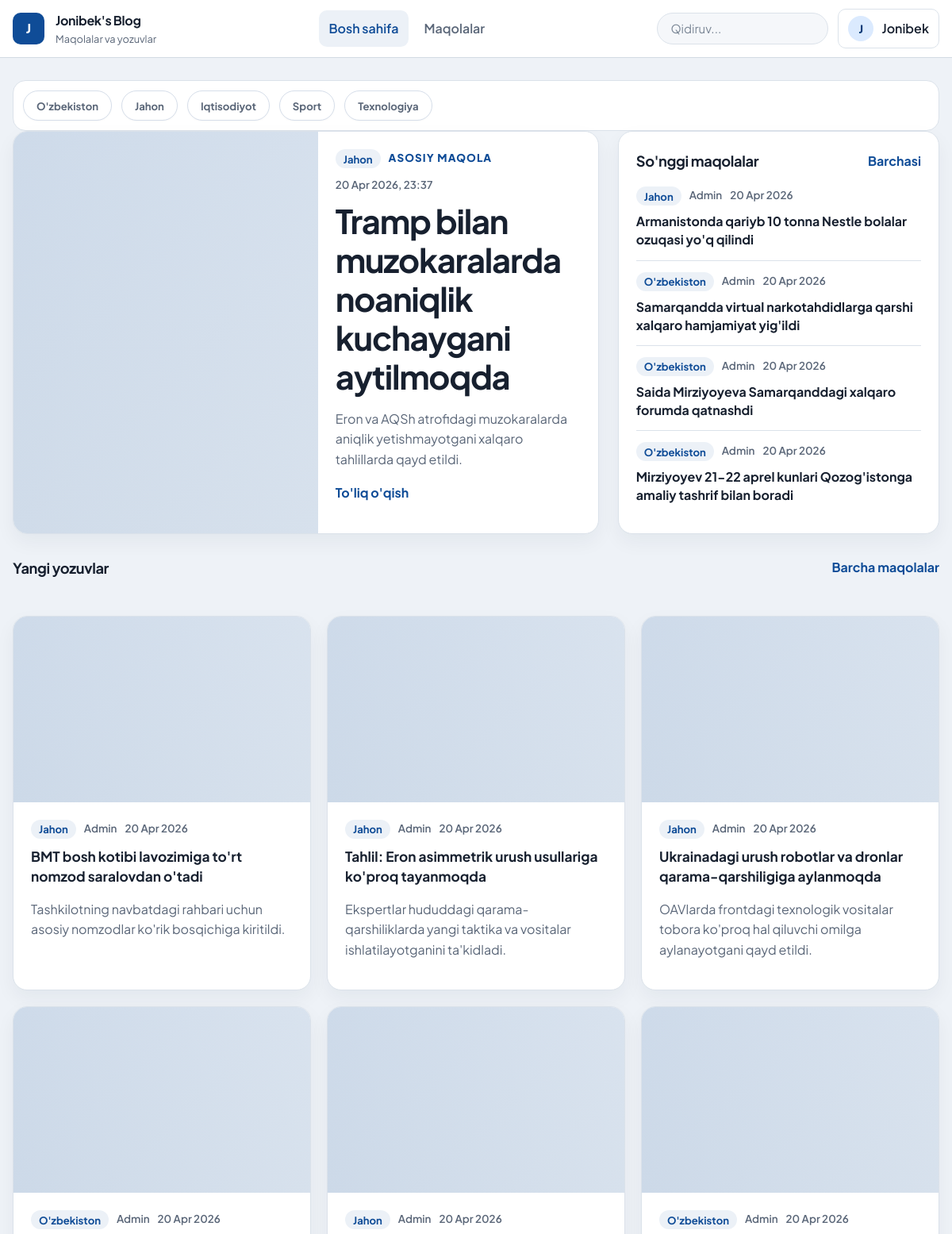
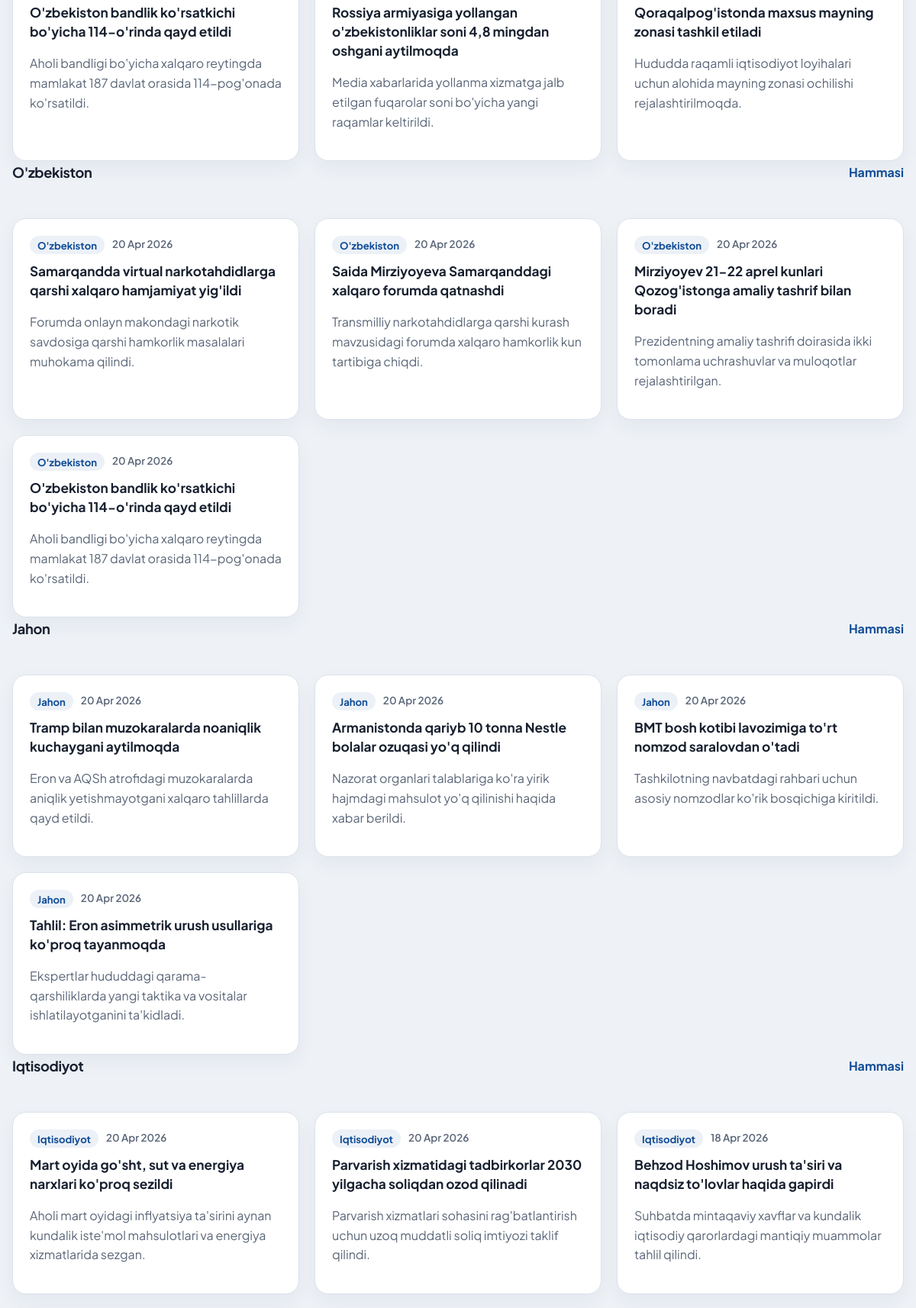
Screenshot of / (signed in, upper part) with the database file from the repository (2 pictures, top to bottom).
### accounts/models.py (models this page shows)
class CustomUser(AbstractUser):
    age = models.CharField(blank=True, null=True)

### articles/models.py (models this page shows, shortened)
class Article(models.Model):
    CATEGORY_CHOICES = (
        ("uzbekiston", "O'zbekiston"),
        ("jahon", "Jahon"),
        ("iqtisodiyot", "Iqtisodiyot"),
        ("sport", "Sport"),
        ("texnologiya", "Texnologiya"),
    )
    title = models.CharField(max_length=150)
    category = models.CharField(max_length=30, choices=CATEGORY_CHOICES, default="uzbekiston")
    summary = models.CharField(max_length=150, blank=True)
    body = CKEditor5Field()
    photo = models.ImageField(upload_to='images/', blank=True)
    date = models.DateTimeField(auto_now_add=True)
    author = models.ForeignKey(get_user_model(), on_delete=models.CASCADE)

### pages/views.py (the view)
# urls.py: path('', HomePageView.as_view(), name='home')
class HomePageView(TemplateView):
    template_name = 'home.html'
    def get_context_data(self, **kwargs):
        context = super().get_context_data(**kwargs)
        articles = list(Article.objects.select_related("author").order_by("-date"))
        context["featured_article"] = articles[0] if articles else None
        context["sidebar_articles"] = articles[1:5]
        context["latest_articles"] = articles[5:11] if len(articles) > 5 else articles[1:7]
        context["category_choices"] = Article.CATEGORY_CHOICES
        category_sections = []
        for key, label in Article.CATEGORY_CHOICES:
            items = [article for article in articles if article.category == key][:4]
            if items:
                category_sections.append(
                    {
                        "key": key,
                        "label": label,
                        "articles": items,
                    }
                )
        context["category_sections"] = category_sections
        return context

### templates/home.html (shortened to what this page needs)
{% extends 'base.html' %}
{% block content %}
{% if featured_article %}
    <section class="category-bar">
        <div class="category-strip">
            {% for key, label in category_choices %}
                <a href="{% url 'list' %}?category={{ key }}" class="category-chip">{{ label }}</a>
            {% endfor %}
        </div>
    </section>
    <section class="home-news-grid">
        <article class="lead-story">
            <a href="{% url 'detail' featured_article.pk %}" class="lead-story-media">
                {% if featured_article.photo %}
                    <img src="{{ featured_article.photo.url }}" alt="{{ featured_article.title }}">
                {% else %}
                    <div class="lead-placeholder"></div>
                {% endif %}
            </a>
            <div class="lead-story-body">
                <div class="story-meta">
                    <span class="category-badge">{{ featured_article.get_category_display }}</span>
                    <span class="story-kicker">Asosiy maqola</span>
                    <span>{{ featured_article.date|date:"d M Y, H:i" }}</span>
                </div>
                <h1><a href="{% url 'detail' featured_article.pk %}">{{ featured_article.title }}</a></h1>
                <p>{{ featured_article.summary|default:featured_article.body|striptags|truncatewords:34 }}</p>
                <a href="{% url 'detail' featured_article.pk %}" class="text-link">To'liq o'qish</a>
            </div>
        </article>
        <aside class="headline-panel">
            <div class="section-head">
                <h2>So'nggi maqolalar</h2>
                <a href="{% url 'list' %}" class="text-link">Barchasi</a>
            </div>
            <div class="story-list">
                {% for article in sidebar_articles %}
                    <article class="headline-item">
                        <div class="story-meta">
                            <span class="category-badge">{{ article.get_category_display }}</span>
                            <span>{{ article.author|title }}</span>
                            <span>{{ article.date|date:"d M Y" }}</span>
                        </div>
                        <h3><a href="{% url 'detail' article.pk %}">{{ article.title }}</a></h3>
                    </article>
                {% empty %}
                    <div class="empty-inline">
                        <p>Yangi maqolalar shu yerda ko'rinadi.</p>
                    </div>
                {% endfor %}
            </div>
        </aside>
    </section>
    <section class="news-section">
        <div class="section-head">
            <h2>Yangi yozuvlar</h2>
            <a href="{% url 'list' %}" class="text-link">Barcha maqolalar</a>
        </div>
        <div class="news-card-grid">
                {% for article in latest_articles %}
                    <article class="story-card">
                    <a href="{% url 'detail' article.pk %}" class="story-card-media">
                        {% if article.photo %}
                            <img src="{{ article.photo.url }}" alt="{{ article.title }}">
                        {% else %}
                            <div class="lead-placeholder"></div>
                        {% endif %}
                    </a>
                    <div class="story-card-body">
                        <div class="story-meta">
                            <span class="category-badge">{{ article.get_category_display }}</span>
                            <span>{{ article.author|title }}</span>
                            <span>{{ article.date|date:"d M Y" }}</span>
                        </div>
                        <h3><a href="{% url 'detail' article.pk %}">{{ article.title }}</a></h3>
                        <p>{{ article.summary|default:article.body|striptags|truncatewords:18 }}</p>
                    </div>
                </article>
            {% endfor %}
        </div>
    </section>
    {% for section in category_sections %}
        <section class="news-section">
            <div class="section-head">
                <h2>{{ section.label }}</h2>
                <a href="{% url 'list' %}?category={{ section.key }}" class="text-link">Hammasi</a>
            </div>
            <div class="news-card-grid">
                {% for article in section.articles %}
                    <article class="story-card">
                        <div class="story-card-body">
                            <div class="story-meta">
                                <span class="category-badge">{{ section.label }}</span>
                                <span>{{ article.date|date:"d M Y" }}</span>
                            </div>
                            <h3><a href="{% url 'detail' article.pk %}">{{ article.title }}</a></h3>
                            <p>{{ article.summary|default:article.body|striptags|truncatewords:18 }}</p>
                        </div>
                    </article>
                {% endfor %}
            </div>
        </section>
    {% endfor %}
{% else %}
    <section class="empty-state">
        <h2>Hozircha maqolalar mavjud emas</h2>
        <p>Yangi yozuvlar e'lon qilingach, ular shu sahifada ko'rinadi.</p>
    </section>
{% endif %}
{% endblock content %}

### templates/base.html (shortened to what this page needs)
{% load static %}
<!DOCTYPE html>
<html lang="uz">
<head>
    <link rel="stylesheet" href="{% static 'css/app.css' %}?v=20260421-3">
</head>
<body class="{% block body_class %}{% endblock body_class %}">
    <div class="site-shell">
        <header class="site-header">
            <div class="container">
                <div class="topbar">
                    <a class="brand" href="{% url 'home' %}">
                        <span class="brand-mark">J</span>
                        <span>
                            <strong>Jonibek's Blog</strong>
                            <small>Maqolalar va yozuvlar</small>
                        </span>
                    </a>
                    <nav class="primary-nav" id="primary-nav" data-nav-panel>
                        <a href="{% url 'home' %}" class="{% if request.path == '/' %}is-active{% endif %}">Bosh sahifa</a>
                        <a href="{% url 'list' %}" class="{% if '/articles/' in request.path %}is-active{% endif %}">Maqolalar</a>
                    </nav>
                    <div class="header-tools">
                        <form action="{% url 'list' %}" method="get" class="header-search">
                            <input
                                type="search"
                                name="q"
                                value="{{ request.GET.q }}"
                                placeholder="Qidiruv..."
                                aria-label="Maqolalarni qidirish"
                                data-search-input="articles"
                            >
                        </form>
                        <div class="header-actions">
                            {% if user.is_authenticated %}
                                <details class="profile-menu">
                                    <summary>
                                        <span class="avatar">{{ user.username|slice:":1"|upper }}</span>
                                        <span>{{ user.username|title }}</span>
                                    </summary>
                                </details>
                            {% else %}
                                <a href="{% url 'login' %}" class="button button-secondary">Kirish</a>
                                <a href="{% url 'signup' %}" class="button button-primary">Ro'yxatdan o'tish</a>
                            {% endif %}
                        </div>
                    </div>
                </div>
            </div>
        </header>
        <main class="page-main">
            <div class="container">
                {% block content %}{% endblock content %}
            </div>
        </main>
    </div>
</body>
</html>

### rows the page displays
CustomUser: username "J", username "Jonibek"
Article: category "Jahon", date "20 Apr 2026, 23:37", title "Tramp bilan muzokaralarda noaniqlik kuchaygani aytilmoqda", summary "Eron va AQSh atrofidagi muzokaralarda aniqlik yetishmayotgani xalqaro tahlillarda qayd etildi.", label "Jahon", date "20 Apr 2026"
Article: category "Jahon", author "Admin", date "20 Apr 2026", title "Armanistonda qariyb 10 tonna Nestle bolalar ozuqasi yo'q qilindi", label "Jahon", summary "Nazorat organlari talablariga ko'ra yirik hajmdagi mahsulot yo'q qilinishi haqida xabar berildi."
Article: category "O'zbekiston", author "Admin", date "20 Apr 2026", title "Samarqandda virtual narkotahdidlarga qarshi xalqaro hamjamiyat yig'ildi", label "O'zbekiston", summary "Forumda onlayn makondagi narkotik savdosiga qarshi hamkorlik masalalari muhokama qilindi."
Article: category "O'zbekiston", author "Admin", date "20 Apr 2026", title "Saida Mirziyoyeva Samarqanddagi xalqaro forumda qatnashdi", label "O'zbekiston", summary "Transmilliy narkotahdidlarga qarshi kurash mavzusidagi forumda xalqaro hamkorlik kun tartibiga chiqdi."
Article: category "O'zbekiston", author "Admin", date "20 Apr 2026", title "Mirziyoyev 21-22 aprel kunlari Qozog'istonga amaliy tashrif bilan boradi", label "O'zbekiston", summary "Prezidentning amaliy tashrifi doirasida ikki tomonlama uchrashuvlar va muloqotlar rejalashtirilgan."
Article: category "Jahon", author "Admin", date "20 Apr 2026", title "BMT bosh kotibi lavozimiga to'rt nomzod saralovdan o'tadi", summary "Tashkilotning navbatdagi rahbari uchun asosiy nomzodlar ko'rik bosqichiga kiritildi.", label "Jahon"
Article: category "Jahon", author "Admin", date "20 Apr 2026", title "Tahlil: Eron asimmetrik urush usullariga ko'proq tayanmoqda", summary "Ekspertlar hududdagi qarama-qarshiliklarda yangi taktika va vositalar ishlatilayotganini ta'kidladi.", label "Jahon"
Article: category "Jahon", author "Admin", date "20 Apr 2026", title "Ukrainadagi urush robotlar va dronlar qarama-qarshiligiga aylanmoqda", summary "OAVlarda frontdagi texnologik vositalar tobora ko'proq hal qiluvchi omilga aylanayotgani qayd etildi."
Article: category "O'zbekiston", author "Admin", date "20 Apr 2026", title "O'zbekiston bandlik ko'rsatkichi bo'yicha 114-o'rinda qayd etildi", summary "Aholi bandligi bo'yicha xalqaro reytingda mamlakat 187 davlat orasida 114-pog'onada ko'rsatildi.", label "O'zbekiston"
Article: category "Jahon", author "Admin", date "20 Apr 2026", title "Rossiya armiyasiga yollangan o'zbekistonliklar soni 4,8 mingdan oshgani aytilmoqda", summary "Media xabarlarida yollanma xizmatga jalb etilgan fuqarolar soni bo'yicha yangi raqamlar keltirildi."
Article: category "O'zbekiston", author "Admin", date "20 Apr 2026", title "Qoraqalpog'istonda maxsus mayning zonasi tashkil etiladi", summary "Hududda raqamli iqtisodiyot loyihalari uchun alohida mayning zonasi ochilishi rejalashtirilmoqda."
Article: label "Iqtisodiyot", date "20 Apr 2026", title "Mart oyida go'sht, sut va energiya narxlari ko'proq sezildi", summary "Aholi mart oyidagi inflyatsiya ta'sirini aynan kundalik iste'mol mahsulotlari va energiya xizmatlarida sezgan."
Article: label "Iqtisodiyot", date "20 Apr 2026", title "Parvarish xizmatidagi tadbirkorlar 2030 yilgacha soliqdan ozod qilinadi", summary "Parvarish xizmatlari sohasini rag'batlantirish uchun uzoq muddatli soliq imtiyozi taklif qilindi."
Article: label "Iqtisodiyot", date "18 Apr 2026", title "Behzod Hoshimov urush ta'siri va naqdsiz to'lovlar haqida gapirdi", summary "Suhbatda mintaqaviy xavflar va kundalik iqtisodiy qarorlardagi mantiqiy muammolar tahlil qilindi."

### other values shown
{{ label }} "O'zbekiston" "Jahon" "Iqtisodiyot" "Sport" "Texnologiya"
{{ section.label }} "O'zbekiston" "Jahon" "Iqtisodiyot"
